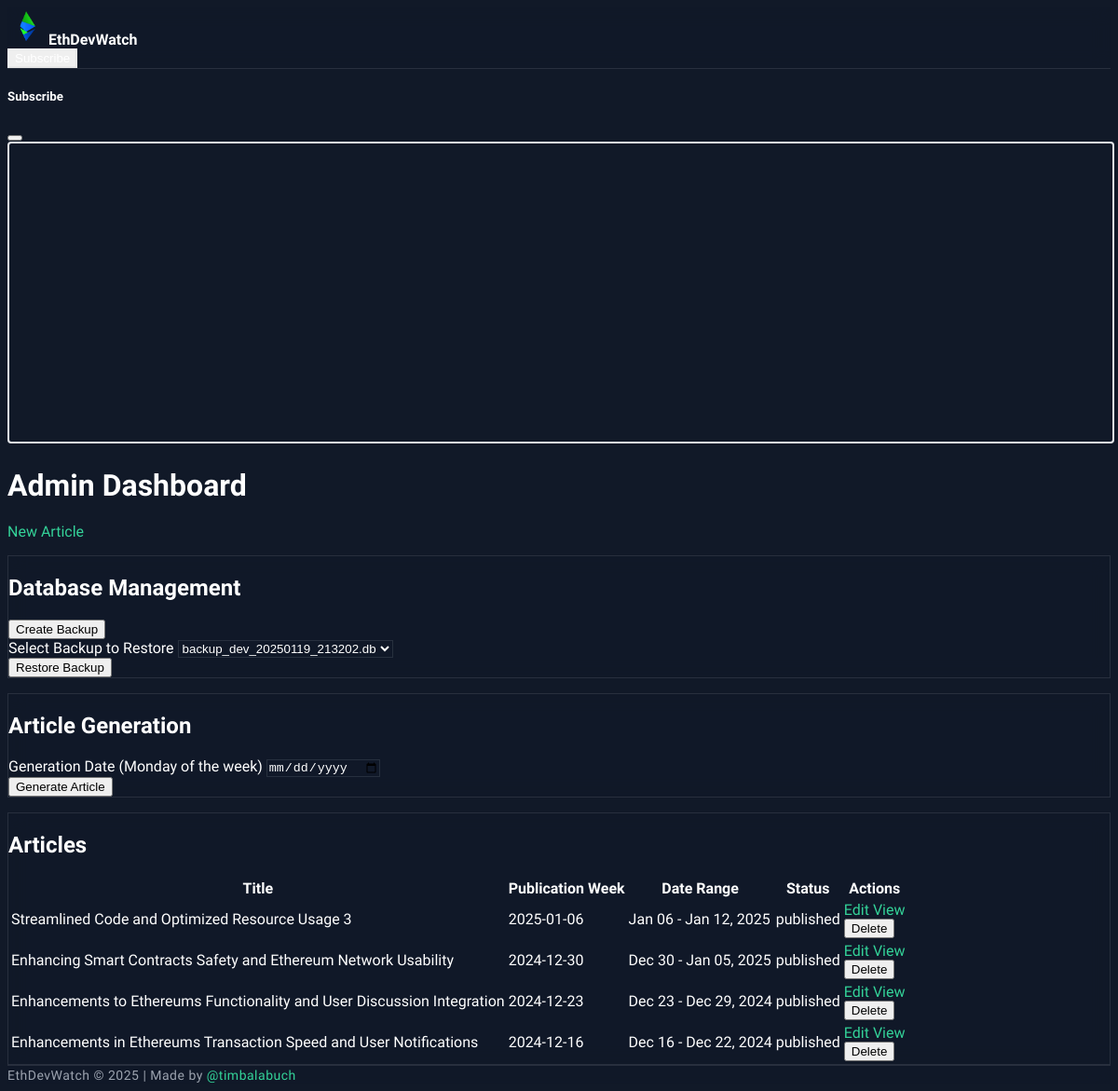
Page /admin (signed in) on the earlier database version.
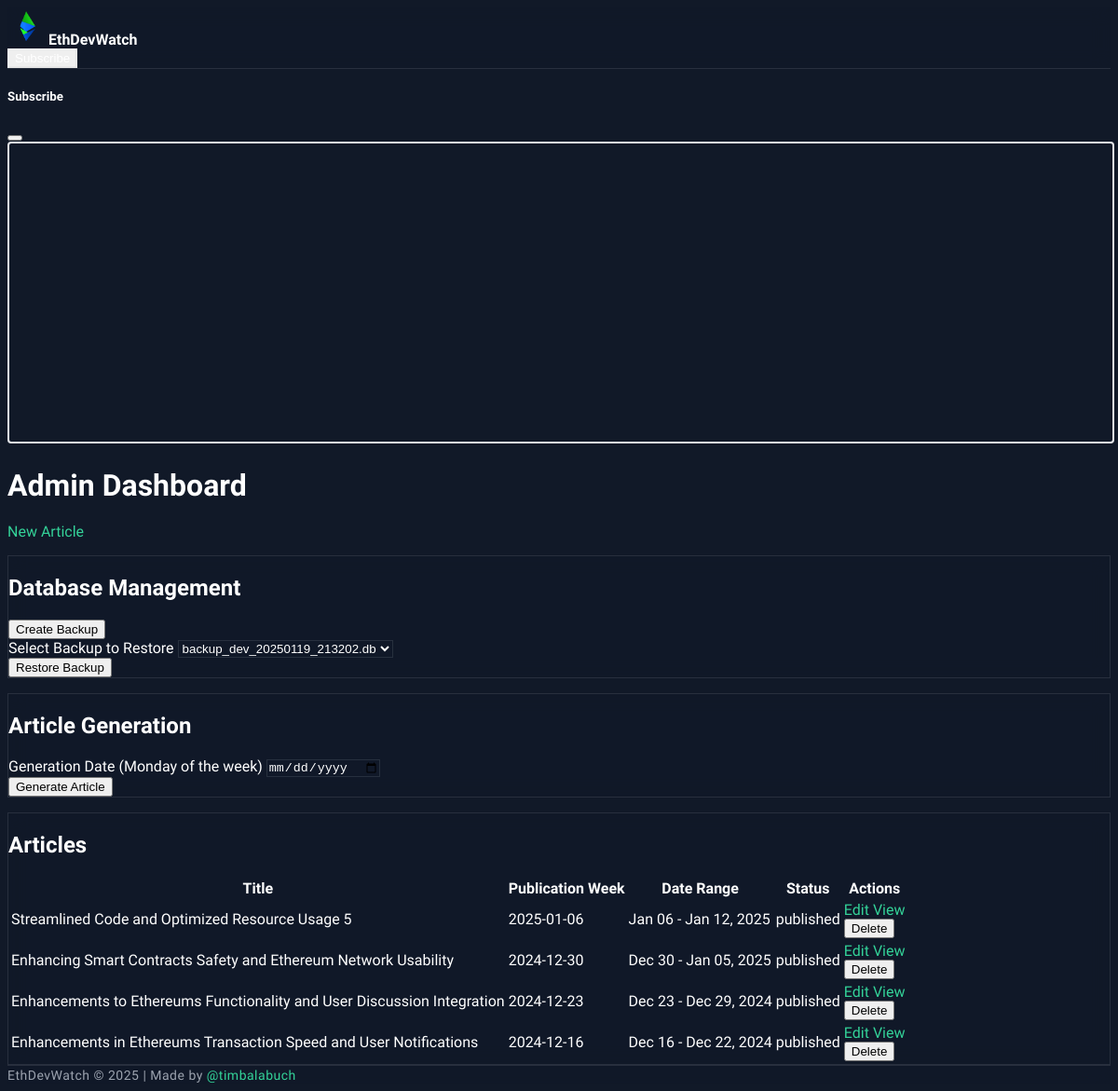
Same page on the later database version.
### models.py (models this page shows, shortened)
class Article(db.Model):
    id = db.Column(db.Integer, primary_key=True)
    title = db.Column(db.String(200), nullable=False)
    content = db.Column(db.Text, nullable=False)
    publication_date = db.Column(db.DateTime, nullable=False, default=lambda: datetime.now(pytz.UTC))
    custom_url = db.Column(db.String(200), unique=True)
    author_id = db.Column(db.Integer, db.ForeignKey('user.id'))
    sources = db.relationship('Source', backref='article', lazy=True)
    forum_summary = db.Column(db.Text)  # New field for forum discussions
    status = db.Column(db.String(20), nullable=False, default='draft')  # draft, scheduled, published
    scheduled_publish_date = db.Column(db.DateTime)
    published_date = db.Column(db.DateTime)

### routes.py (the view)
@app.route('/admin')
@login_required
@admin_required
def admin_dashboard() -> str:
    articles = Article.query.order_by(Article.publication_date.desc()).all()
    backups = get_backup_files()
    logger.info(f"Admin dashboard accessed by {current_user.email}")
    return render_template('admin/dashboard.html', articles=articles, backups=backups)

### app.py (called while the page is built)
@login_manager.user_loader
def load_user(user_id):
    from models import User
    try:
        return User.query.get(int(user_id))
    except Exception as e:
        logger.error(f"Error loading user: {str(e)}")
        return None

### routes.py (called while the page is built)
def admin_required(f):
    @wraps(f)
    def decorated_function(*args, **kwargs):
        if not current_user.is_authenticated or not current_user.is_admin:
            logger.warning(f"Unauthorized admin access attempt by user: {current_user.id if current_user.is_authenticated else 'anonymous'}")
            flash('You need to be an admin to access this page.', 'error')
            return redirect(url_for('login'))
        return f(*args, **kwargs)
    return decorated_function

def get_current_utc() -> datetime:
    return datetime.now(pytz.UTC)

def get_backup_files() -> List[str]:
    dev_backups = glob.glob('backup_dev_*.db')
    prod_backups = glob.glob('backup_prod_*.sql')
    return sorted(dev_backups + prod_backups, reverse=True)

### templates/admin/dashboard.html (shortened to what the changed rows need)
{% extends "base.html" %}
{% block content %}
<div class="container">
    <div class="d-flex justify-content-between align-items-center mb-4">
        <h1>Admin Dashboard</h1>
    </div>
    <div class="card mb-4">
        <div class="card-body">
            <h2>Database Management</h2>
        </div>
    </div>
    <div class="card mb-4">
        <div class="card-body">
            <h2>Article Generation</h2>
        </div>
    </div>
    <div class="card">
        <div class="card-body">
            <h2>Articles</h2>
            <div class="table-responsive">
                <table class="table">
                    <thead>
                        <tr>
                            <th>Title</th>
                            <th>Publication Week</th>
                            <th>Date Range</th>
                            <th>Status</th>
                            <th>Actions</th>
                        </tr>
                    </thead>
                    <tbody>
                        {% for article in articles %}
                        <tr>
                            <td>{{ article.title }}</td>
                            <td>{{ article.publication_date.strftime('%Y-%m-%d') if article.publication_date else 'N/A' }}</td>
                            <td>
                                {% if article.publication_date %}
                                    {% set monday = article.publication_date.replace(hour=0, minute=0, second=0, microsecond=0) %}
                                    {% set sunday = monday + timedelta(days=6, hours=23, minutes=59, seconds=59) %}
                                    {{ monday.strftime('%b %d') }} - {{ sunday.strftime('%b %d, %Y') }}
                                {% else %}
                                    N/A
                                {% endif %}
                            </td>
                            <td>{{ article.status }}</td>
                            <td>
                                <a href="{{ url_for('edit_article', article_id=article.id) }}" class="btn btn-sm btn-outline-primary">Edit</a>
                                <a href="{{ url_for('article', article_path=article.custom_url or article.id) }}" class="btn btn-sm btn-outline-secondary">View</a>
                                <form action="{{ url_for('delete_article', article_id=article.id) }}" method="POST" class="d-inline">
                                    <button type="submit" class="btn btn-sm btn-outline-danger" onclick="return confirm('Are you sure you want to delete this article?')">Delete</button>
                                </form>
                            </td>
                        </tr>
                        {% endfor %}
                    </tbody>
                </table>
            </div>
        </div>
    </div>
</div>
{% endblock %}

Differences in the rows shown:
changed Article: title "Streamlined Code and Optimized Resource Usage 3" → "Streamlined Code and Optimized Resource Usage 5"
